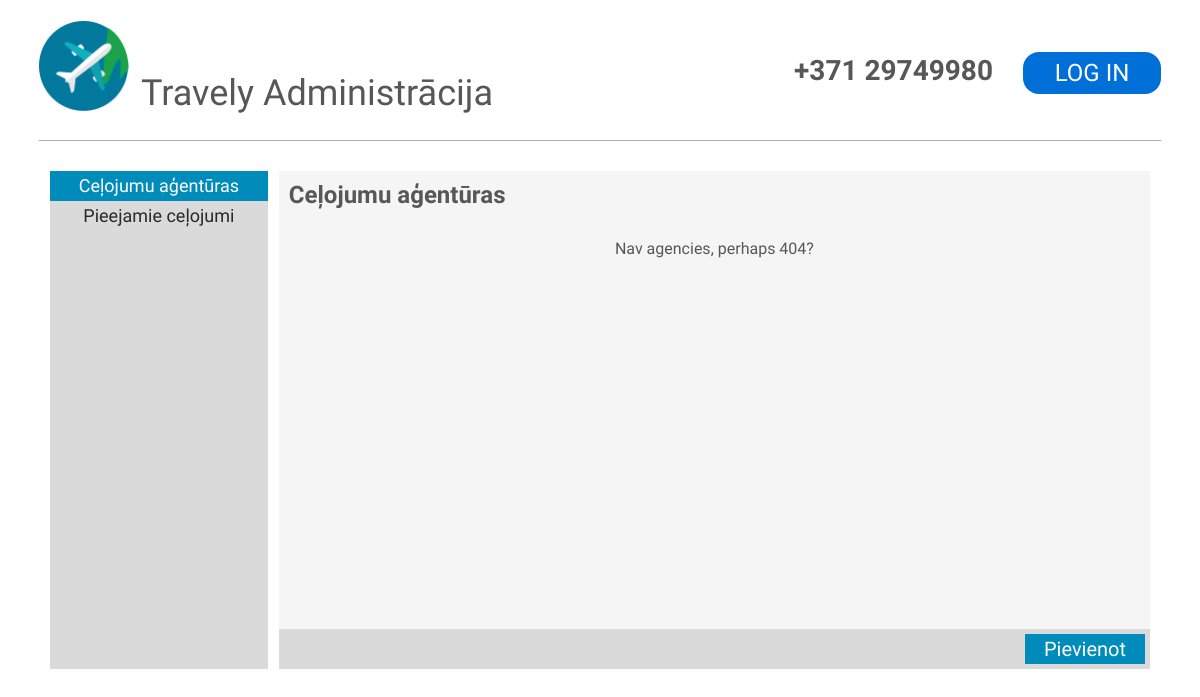
The app's page /admin/agencies, older data.
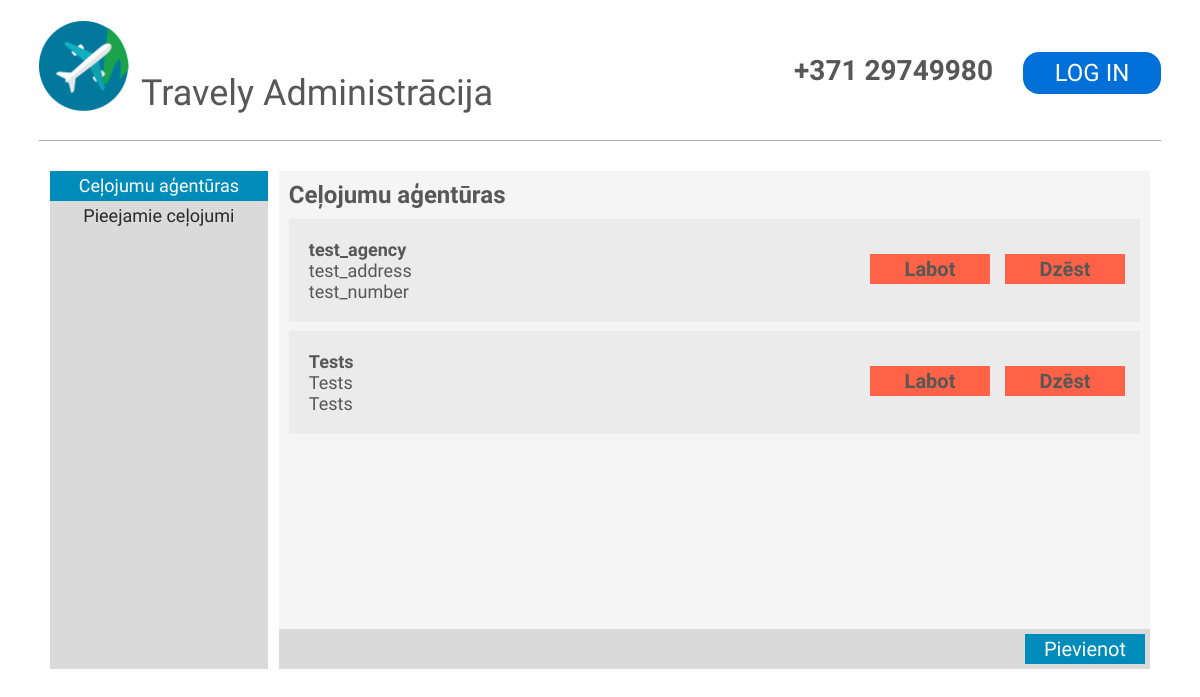
The same page, newer data.
### models.py (models this page shows, shortened)
class Agency(db.Model):
    id = db.Column(db.Integer, primary_key=True)
    name = db.Column(db.String(120), nullable=False)
    address = db.Column(db.String(120))
    number = db.Column(db.String(18))
    children = db.relationship("Trip", cascade="all, delete")

### main.py (the view)
@app.route('/admin/agencies')
def admin_agencies():
    return render_template("templates/agencies.html", agencies = get_agencies())

### controllers.py (called while the page is built)
def get_agencies():
    return Agency.query.all()

### templates/templates/agencies.html
{% extends "admin.html" %}
{% block title %}
<div id="admin-page-content">
    <div id="ap-selector">
        <div id="ap-selector-list">
            <ul class="nav-ul">
                <li class="selector" id="selected">Ceļojumu aģentūras</li>
                <a href="/admin/trips"><li class="selector">Pieejamie ceļojumi</li></a>
            </ul>
        </div>
        <div id="ap-selector-display">
            <h2 class="subtitle">Ceļojumu aģentūras</h2>
            <div id="ap-selector-display-list">
                {% if agencies %}
                    {% for agency in agencies %}
                    <div class="ap-list-member">
                        <ul class="list-ul">
                            <li style="font-weight: bold;">{{ agency.name }}</li>
                            <li>{{ agency.address }}</li>
                            <li>{{ agency.number }}</li>
                        </ul>
                        <h2 class="ap-list-control correct">Labot</h2>
                        <h2 class="ap-list-control">Dzēst</h2>
                    </div>
                    {% endfor %}
                {% else %}
                <p id="ap-description">Nav agencies, perhaps 404?</p>
                {% endif %}
            </div>
            <div id="ap-selector-footer">
                <a href="/admin/add/agencies" style="margin-left: auto;"><h2 class="ap-list-add">Pievienot</h2></a>
            </div>
        </div>
    </div>
</div>
{% endblock %}

Row changes from the older to the newer data that the page shows:
added Agency: name "test_agency", address "test_address", number "test_number"
added Agency: name "Tests", address "Tests", number "Tests"
Text that changed along with them:
text no longer shown: "Nav agencies, perhaps 404?"
